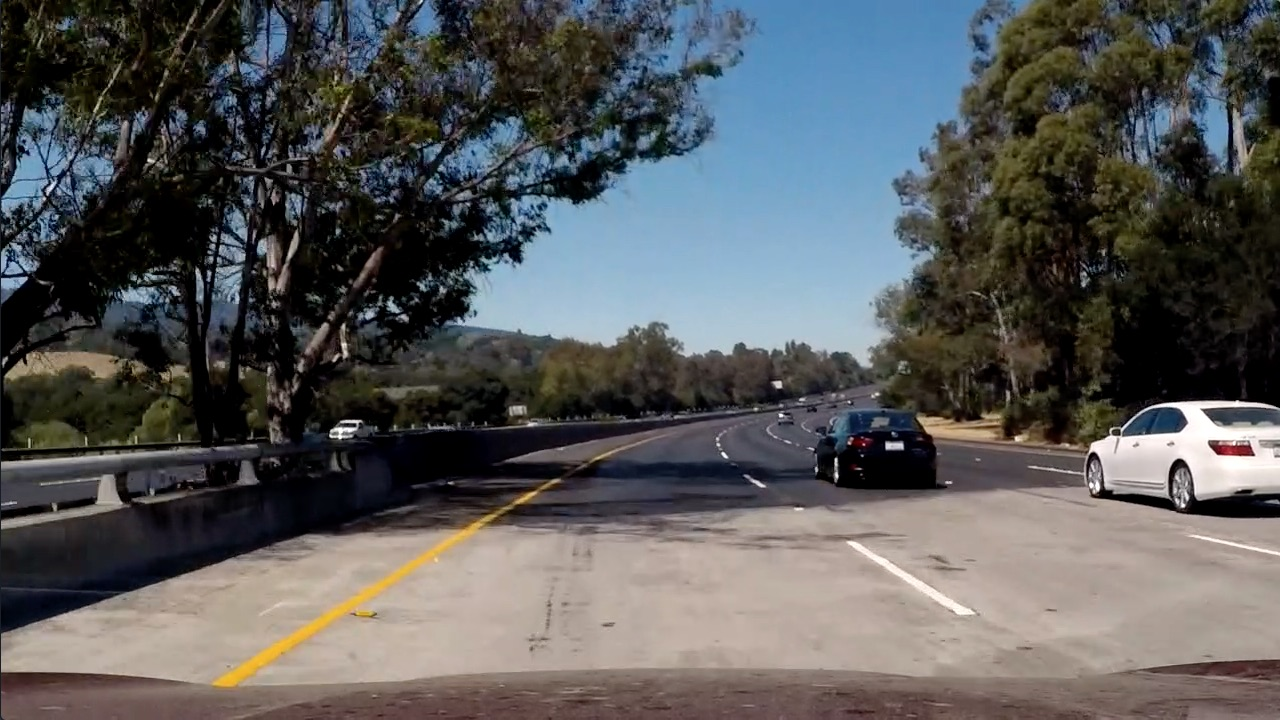
#> input picture test_images/test5.jpg, 1280 x 720 px
$ jupyter execute --allow-errors Project.ipynb   (shell and % lines are left out)   (older library calls are emulated)
#> lines starting #> are read from the running program, lines starting #| are printed output that depends on the picture
## Advanced Lane Finding

---

**Advanced Lane Finding Project**

The goals / steps of this project are the following:

* Compute the camera calibration matrix and distortion coefficients given a set of chessboard images.
* Apply a distortion correction to raw images.
* Use color transforms, gradients, etc., to create a thresholded binary image.
* Apply a perspective transform to rectify binary image ("birds-eye view").
* Detect lane pixels and fit to find the lane boundary.
* Determine the curvature of the lane and vehicle position with respect to center.
* Warp the detected lane boundaries back onto the original image.
* Output visual display of the lane boundaries and numerical estimation of lane curvature and vehicle position.

---

### Camera Calibration

####  camera matrix, distortion coefficients and example of a distortion corrected calibration image.
The images in this project needs set the chessboard size to 9x6 instead of 8x6.
some of these images do not appear because the specified number of chessboard corners were not found(calibration1.jpg,calibration4.jpg,calibration5.jpg)

* "object points": (x, y, z) coordinates of the chessboard corners.
Thus, `objp` is just a replicated array of coordinates, and `objpoints` will be appended with a copy of it
* `imgpoints` :
This will be appended with the (x, y) pixel position of each of the corners in the image plane with each chessboard detection.
These two are `objpoints` and `imgpoints` to compute the camera calibration and distortion coefficients using the `cv2.calibrateCamera()` function. The `cv2.undistort()` function provides distortion correction to the test image.

[cell 1]
import pickle
import numpy as np
import cv2
import matplotlib.pyplot as plt
import matplotlib.image as mpimg
import glob
import os

CAMERA_CAL_PATH = './camera_cal'
EXAMPLES_PATH = './examples'
OUTPUT_PATH = './output_images'
TEST_PATH = './test_images'

PROJECT_VIDEO_PATH = './project_video.mp4'
CHALLENGE_VIDEO_PATH = './challenge_video.mp4'

# prepare object points
nx = 9 #the number of inside corners in x
ny = 6 #the number of inside corners in y

# Make a list of calibration images
images = glob.glob('./camera_cal/calibration*.jpg')

objpoints = [] # 3D points in real world space
imgpoints = [] # 2D points in image plane.

def get_filename_without_extension(path):
    filename = os.path.basename(path)
    dot_idx = filename.index('.')
    return filename[:dot_idx]

def calibration(images, nx, ny):
    # Arrays to store object points and image points from all the images.
    # prepare object points, like (0,0,0), (1,0,0), (2,0,0) ....,(6,5,0)
#> further down, test_img is the input picture: shape (720, 1280, 3); mean R, G, B 88.5, 89.3, 89.8
    objp = np.zeros((6*9,3), np.float32)
    objp[:,:2] = np.mgrid[0:9,0:6].T.reshape(-1,2)
    img0 = cv2.imread('./camera_cal/calibration1.jpg')
    img_size = (img0.shape[1], img0.shape[0])

    # Step through the list and search for chessboard corners
    for i, fname in enumerate(images):
        img = cv2.imread(fname) ## cv2 read a image in BGR
        gray = cv2.cvtColor(img,cv2.COLOR_BGR2GRAY)
        # Find the chessboard corners
        ret, corners = cv2.findChessboardCorners(gray, (nx,ny),None)
        # If found, add object points, image points
        if ret == True:
            objpoints.append(objp)
            imgpoints.append(corners)
            # Draw and display the corners
    # Read in the saved camera matrix and distortion coefficients
    # These are the arrays you calculated using cv2.calibrateCamera()
    # Do camera calibration given object points and image points
    ret, mtx, dist, rvecs, tvecs = cv2.calibrateCamera(objpoints, imgpoints, img_size,None,None)
    return  ret, mtx, dist

calibration_img_paths = glob.glob(os.path.join(CAMERA_CAL_PATH, '*.jpg'))
#> (the rest of this cell did not finish here and is left out)

#### Calibartion example.
did generated all calibration examples from previous Note(Project2.ipynb) from first submission but I deleted here to save sapce. In the "readme.md" there are examples as well as output images from output_images folder
.

[cell 2]
# [8 lines left out: function cal_undistort, not called in this run]

def undistort(img):
    ret, mtx, dist = calibration_params
    undist = cv2.undistort(img, mtx, dist, None, mtx)
    return undist

[cell 3]
test_img_paths = glob.glob(os.path.join(TEST_PATH, '*.jpg'))
undist_images = []
fig, axs = plt.subplots(2,4, figsize=(15, 5))
fig.tight_layout()
axs = axs.ravel()
#> (the rest of this cell did not finish here and is left out)

    undist = undistort(test_img)
    axs[idx].axis('off')
    axs[idx].imshow(undist)
    axs[idx].set_title(fname)
    undist_images.append(undist)

#### color transforms
combination of color and gradient thresholds to generate a binary image

[cell 4]
## RGB Color Space
# [6 lines left out: function rgb_select, not called in this run]

### HLS color space
def hls_select(image, thresh=(0, 255), ch=0):
    hls = cv2.cvtColor(image, cv2.COLOR_RGB2HLS)
    Ch = hls[:,:,ch]
    binary_output = np.zeros_like(Ch)
    binary_output[(Ch > thresh[0]) & (Ch <= thresh[1])] = 1
    return binary_output
## HSV Color Space
# [13 lines left out: functions hsv_select, luv_select, not called in this run]
### LAB color space
def lab_select(image, thresh=(0, 255), ch=0):
    lab = cv2.cvtColor(image, cv2.COLOR_RGB2LUV)
    Ch = lab[:,:,ch]
    binary_output = np.zeros_like(Ch)
    binary_output[(Ch > thresh[0]) & (Ch <= thresh[1])] = 1
    return binary_output

#### Color Transform
RGB, LUV, LAB, HSV, HLS color transform examples

S-channel of HLS colorspace is good to find the yellow line, and in combination with gradients, through expreriment S channel Threshold (min=100, max=255) in HLS color space works pretty good.

[cell 5]
def abs_sobel_thresh(image, orient='x', thresh_min=0, thresh_max=255):
    gray = cv2.cvtColor(image, cv2.COLOR_RGB2GRAY)
    if orient == 'x':
        abs_sobel = np.absolute(cv2.Sobel(gray, cv2.CV_64F, 1, 0))
    if orient == 'y':
        abs_sobel = np.absolute(cv2.Sobel(gray, cv2.CV_64F, 0, 1))
    scaled_sobel = np.uint8(255*abs_sobel/np.max(abs_sobel))
    grad_binary = np.zeros_like(scaled_sobel)
    grad_binary[(scaled_sobel >= thresh_min) & (scaled_sobel <= thresh_max)] = 1
    return grad_binary

def mag_thresh(image, sobel_kernel=3, mag_thresh=(0, 255)):
    gray = cv2.cvtColor(image, cv2.COLOR_RGB2GRAY)
    sobelx = cv2.Sobel(gray, cv2.CV_64F, 1, 0)
    sobely = cv2.Sobel(gray, cv2.CV_64F, 0, 1)
    mag_sobel = np.sqrt(sobelx**2+sobely**2)
    scaled_sobel = np.uint8(255*mag_sobel/np.max(mag_sobel))
    mag_binary = np.zeros_like(scaled_sobel)
    mag_binary[(scaled_sobel >= mag_thresh[0]) & (scaled_sobel <= mag_thresh[1])] = 1
    return mag_binary

def dir_threshold(image, sobel_kernel=3, dir_thresh=(0, np.pi/2)):
    gray = cv2.cvtColor(image, cv2.COLOR_RGB2GRAY)
    abs_sobelx = np.absolute(cv2.Sobel(gray, cv2.CV_64F, 1, 0, ksize= sobel_kernel))
    abs_sobely = np.absolute(cv2.Sobel(gray, cv2.CV_64F, 0, 1, ksize= sobel_kernel))
    direction = np.arctan2(abs_sobely, abs_sobelx)
    dir_binary = np.zeros_like(direction)
    dir_binary[(direction >= dir_thresh[0]) & (direction <= dir_thresh[1])] = 1
    return dir_binary

Abs_sobel_Y Gradient and Threshold Magnitude can detect line better. A combination of these two threshold magnitude and Directional threshold will be useful.

[cell 6]
##Color+SobelThreshold combined
# [11 lines left out: function combined, not called in this run]

fig, ax = plt.subplots(2,4, figsize=(15, 5))
fig.tight_layout()
ax = ax.ravel()

#> (the rest of this cell did not finish here and is left out)

[cell 7]
#########
# Define a function that takes an image, number of x and y points,
# camera matrix and distortion coefficients
def warper(img):
    # Compute and apply perpective transform
    img_size = (img.shape[1], img.shape[0])
    src = np.float32([[203, 720],
                      [585, 460],
                      [695, 460],
                      [1127, 720]])
    dst = np.float32([[310, 720],
                  [310, 0],
                  [980, 0],
                  [980, 720]])
    M = cv2.getPerspectiveTransform(src, dst)
    warped = cv2.warpPerspective(img, M, img_size, flags=cv2.INTER_NEAREST)  # keep same size as input image

    return warped

# [48 lines left out: functions unwarp, corners_unwarp, not called in this run]

Straight Line is detected pretty clean where as Curved Line needs some work to do.

[cell 8]
#image = mpimg.imread('./output_images/straight_lines1_undistort.jpg')
# [15 lines left out: function perspective_transform, not called in this run]

img = mpimg.imread(test_img_paths[0])
#> (the rest of this cell did not finish here and is left out)

[cell 9]
# [9 lines left out: function getHist, not called in this run]

# Create histogram of image binary activations
#> (the rest of this cell did not finish here and is left out)

[cell 10]
# create a CLAHE object
def applyClahe(image_path):
        bgr = cv2.imread(image_path)
        lab = cv2.cvtColor(bgr, cv2.COLOR_BGR2LAB)
        lab_planes = cv2.split(lab)
        #bottom_half = img[img.shape[0]//2:,:]
        clahe = cv2.createCLAHE(clipLimit=2.0,tileGridSize=(10,10))
        result = clahe.apply(lab_planes[0])
        #lab = cv2.merge(lab_planes)
        #bgr = cv2.cvtColor(lab, cv2.COLOR_LAB2BGR)
        return result
img5 = mpimg.imread('./test_images/test5.jpg')
gray5 = cv2.cvtColor(img5, cv2.COLOR_BGR2GRAY)
#img5_0= cv2.imread('./test_images/test5.jpg',0)
#clahe = cv2.createCLAHE(clipLimit=2.0, tileGridSize=(8,8))
#cl1 = clahe.apply(img5_0)
cl1=applyClahe('./test_images/test5.jpg')
f, (ax1, ax2) = plt.subplots(1, 2, figsize=(20,10))
ax1.set_title = "Source Image"
ax1.imshow(img5)
ax2.set_title = "CLahe Image"
ax2.imshow(cl1, cmap='gray')

plt.savefig('./output_images/test5_clahe.jpg')

#### 2nd order polynomial

[cell 11]
def find_lane_pixels(binary_warped):
    # Take a histogram of the bottom half of the image
    histogram = np.sum(binary_warped[binary_warped.shape[0]//2:,:], axis=0)
    # Create an output image to draw on and visualize the result
    out_img = np.dstack((binary_warped, binary_warped, binary_warped))
    # Find the peak of the left and right halves of the histogram
    # These will be the starting point for the left and right lines
    midpoint = np.int(histogram.shape[0]//2)
    leftx_base = np.argmax(histogram[:midpoint])
    rightx_base = np.argmax(histogram[midpoint:]) + midpoint
    # HYPERPARAMETERS
    # Choose the number of sliding windows
    nwindows = 9
    # Set the width of the windows +/- margin
    margin = 80
    # Set minimum number of pixels found to recenter window
    minpix = 40

    # Set height of windows - based on nwindows above and image shape
    window_height = np.int(binary_warped.shape[0]//nwindows)
    # Identify the x and y positions of all nonzero pixels in the image
    nonzero = binary_warped.nonzero()
    nonzeroy = np.array(nonzero[0])
    nonzerox = np.array(nonzero[1])
    # Current positions to be updated later for each window in nwindows
    leftx_current = leftx_base
    rightx_current = rightx_base

    # Create empty lists to receive left and right lane pixel indices
    left_lane_inds = []
    right_lane_inds = []
    rectangle_data = []

    # Step through the windows one by one
    for window in range(nwindows):
        # Identify window boundaries in x and y (and right and left)
        win_y_low = binary_warped.shape[0] - (window+1)*window_height
        win_y_high = binary_warped.shape[0] - window*window_height
        ### Find the four below boundaries of the window ###
        win_xleft_low = leftx_current - margin
        win_xleft_high = leftx_current + margin
        win_xright_low = rightx_current - margin
        win_xright_high = rightx_current + margin
        rectangle_data.append((win_y_low, win_y_high, win_xleft_low, win_xleft_high, win_xright_low, win_xright_high))
        # Draw the windows on the visualization image
        cv2.rectangle(out_img,(win_xleft_low,win_y_low),
        (win_xleft_high,win_y_high),(0, 255, 0), 5)
        cv2.rectangle(out_img,(win_xright_low,win_y_low),
        (win_xright_high,win_y_high),(0, 255, 0), 5)

        ### Identify the nonzero pixels in x and y within the window ###
        good_left_inds = ((nonzeroy >= win_y_low) & (nonzeroy < win_y_high) &
        (nonzerox >= win_xleft_low) &  (nonzerox < win_xleft_high)).nonzero()[0]
        good_right_inds = ((nonzeroy >= win_y_low) & (nonzeroy < win_y_high) &
        (nonzerox >= win_xright_low) &  (nonzerox < win_xright_high)).nonzero()[0]

        # Append these indices to the lists
        left_lane_inds.append(good_left_inds)
        right_lane_inds.append(good_right_inds)

        ### If you found > minpix pixels, recenter next window ###
        ### (`right` or `leftx_current`) on their mean position ###
        if len(good_left_inds) > minpix:
            leftx_current = np.int(np.mean(nonzerox[good_left_inds]))
        if len(good_right_inds) > minpix:
            rightx_current = np.int(np.mean(nonzerox[good_right_inds]))

    # Concatenate the arrays of indices (previously was a list of lists of pixels)
    try:
        left_lane_inds = np.concatenate(left_lane_inds)
        right_lane_inds = np.concatenate(right_lane_inds)
    except ValueError:
        # Avoids an error if the above is not implemented fully
        pass

    # Extract left and right line pixel positions
    leftx = nonzerox[left_lane_inds]
    lefty = nonzeroy[left_lane_inds]
    rightx = nonzerox[right_lane_inds]
    righty = nonzeroy[right_lane_inds]

    visualization_data = (rectangle_data, histogram)

    return leftx, lefty, rightx, righty, out_img, visualization_data

def fit_polynomial(binary_warped):
    # Find our lane pixels first
    leftx, lefty, rightx, righty, out_img, visualization_data = find_lane_pixels(binary_warped)

    ### Fit a second order polynomial to each using `np.polyfit` ###
    left_fit = np.polyfit(lefty, leftx, 2)
    right_fit = np.polyfit(righty, rightx, 2)

    rectangles = visualization_data[0]
    histogram = visualization_data[1]
    # Generate x and y values for plotting
    ploty = np.linspace(0, binary_warped.shape[0]-1, binary_warped.shape[0] )
    try:
        left_fitx = left_fit[0]*ploty**2 + left_fit[1]*ploty + left_fit[2]
        right_fitx = right_fit[0]*ploty**2 + right_fit[1]*ploty + right_fit[2]
    except TypeError:
        # Avoids an error if `left` and `right_fit` are still none or incorrect
        print('The function failed to fit a line!')
        left_fitx = 1*ploty**2 + 1*ploty
        right_fitx = 1*ploty**2 + 1*ploty

    ## Visualization ##
    # Colors in the left and right lane regions

    out_img[lefty, leftx] = [255, 0, 0]
    out_img[righty, rightx] = [0, 0, 255]

    for rect in rectangles:
    # Draw the windows on the visualization image
        cv2.rectangle(out_img,(rect[2],rect[0]),(rect[3],rect[1]),(0,255,0), 2)
        cv2.rectangle(out_img,(rect[4],rect[0]),(rect[5],rect[1]),(0,255,0), 2)

    return  left_fitx, right_fitx, out_img
    # Plots the left and right polynomials on the lane lines
    #plt.plot(left_fitx, ploty, color='yellow')
    #plt.plot(right_fitx, ploty, color='yellow')

# # Generate x and y values for plotting
#> (the rest of this cell did not finish here and is left out)

### Pipeline (single images)
#### map_lane()

[cell 12]
# [73 lines left out: functions generate_data, measure_curvature, not called in this run]

# Create an image to draw the lines on
fig, axs = plt.subplots(2,4, figsize=(16, 11))
fig.subplots_adjust(hspace = .02, wspace=.001)
axs = axs.ravel()
image_names = glob.glob(os.path.join('./test_images', '*.jpg'))
#> (the rest of this cell did not finish here and is left out)

#> `gradx = abs_sobel_thresh(image, orient='x', thresh_min=80, thresh_max=..`:
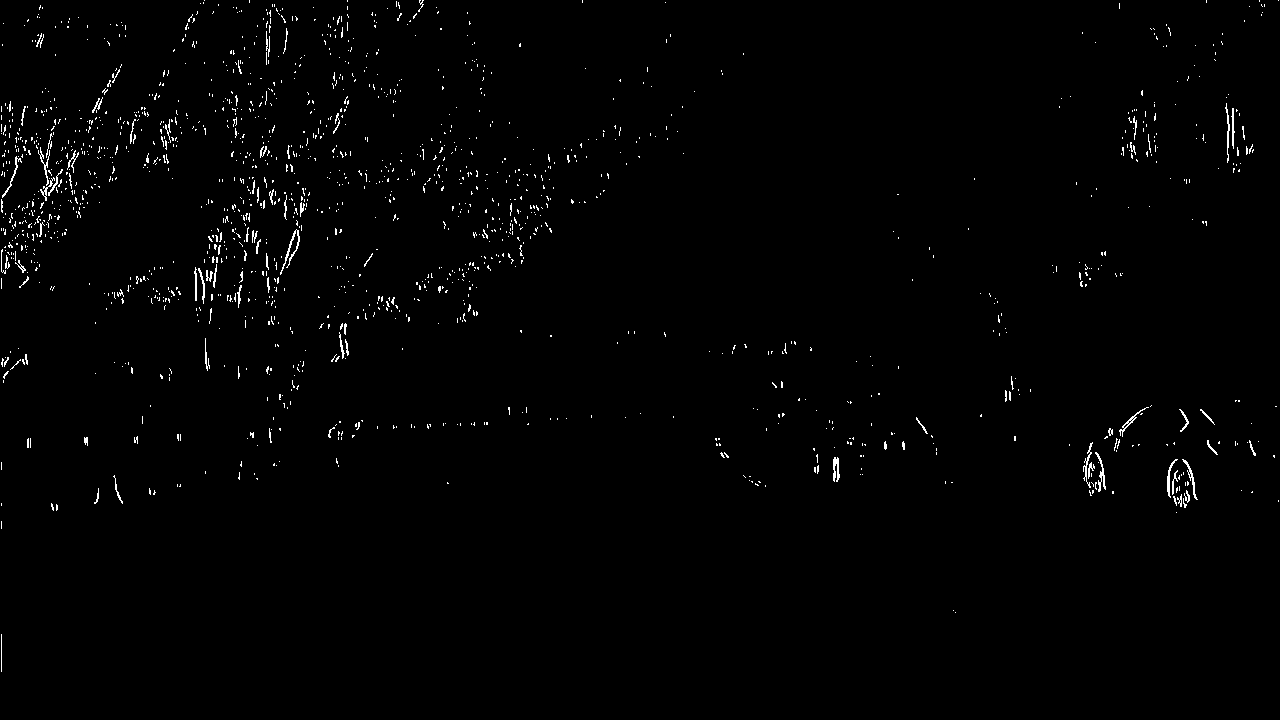
#> gradx: shape (720, 1280); values 0 (black) and 1 (white), 1.1% white in thin lines or dots
    grady = abs_sobel_thresh(image, orient='y', thresh_min=80, thresh_max=255)
    mag_binary = mag_thresh(image, sobel_kernel=ksize, mag_thresh=(80, 255))
    dir_binary = dir_threshold(image, sobel_kernel=ksize, dir_thresh=(0, 1.2))
    hls_binary = hls_select(image, thresh=(100, 255), ch=2)
    lab_binary = lab_select(image, thresh=(75, 255), ch=2)
#> in lab_select, `Ch = lab[:,:,ch]`:
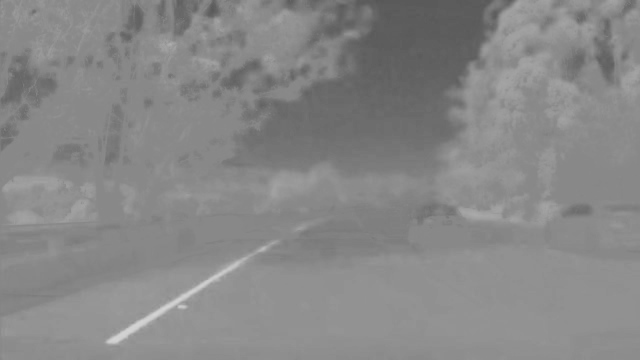
#> Ch: shape (720, 1280) (shown at 1/2 size); min 86, max 213, mean 135.2

    combined = np.zeros_like(dir_binary)
    combined[((gradx == 1) & (grady == 1)) | ((hls_binary == 1) & (lab_binary == 1)) | ((mag_binary == 1) & (dir_binary == 1))] = 1

    combine_warped = warper(combined)
    warp_zero = np.zeros_like(combine_warped).astype(np.uint8)
    color_warp = np.dstack((warp_zero, warp_zero, warp_zero))

    left_fitx, right_fitx, out_img = fit_polynomial(combine_warped)
#> in fit_polynomial, `out_img[righty, rightx] = [0, 0, 255]`:
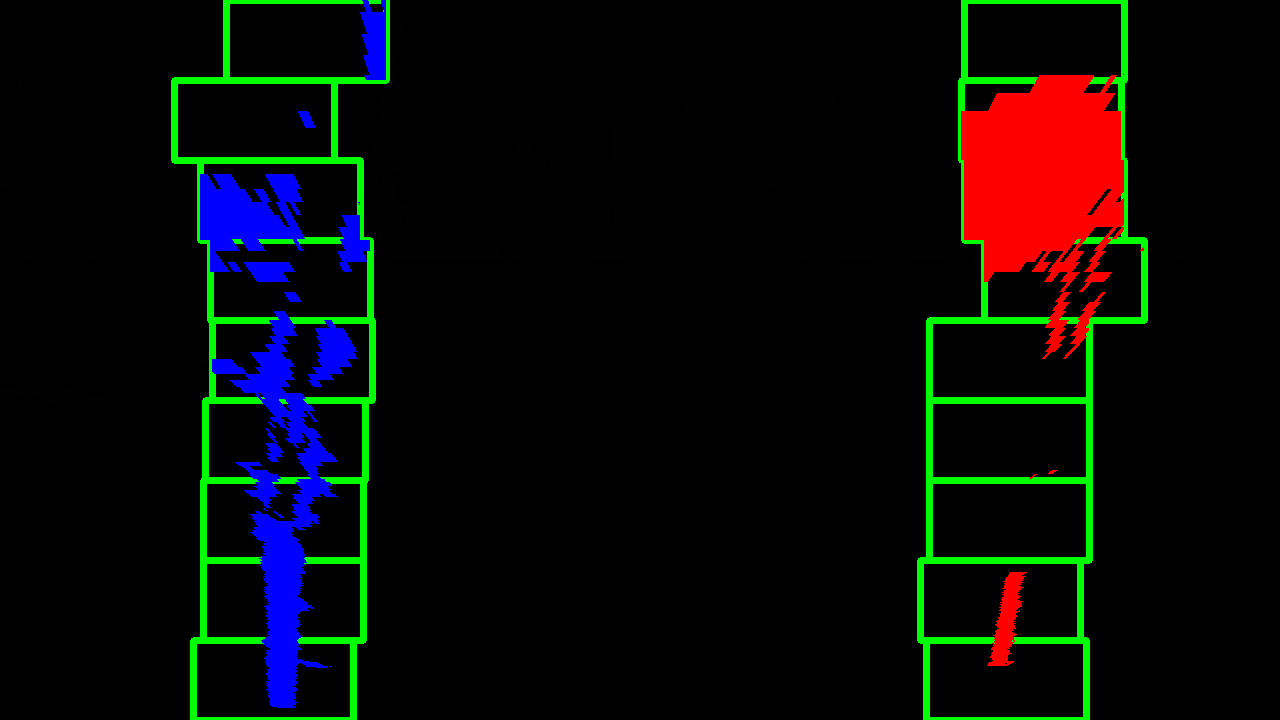
#> out_img: shape (720, 1280, 3) float64; mean of channels 0, 1, 2 7.3, 9.6, 8.4; drawn as B, G, R
#> `left_fitx, right_fitx, out_img = fit_polynomial(combine_warped)`: left_fitx = 720 values, max 337.6 at index 0, min 272.3 at index 410, mean 290.1; right_fitx = 720 values, max 1044.5 at index 134, min 994 at index 719, mean 1030.6
    ploty = np.linspace(0, binary_warped.shape[0]-1, combine_warped.shape[0] )
    # Recast the x and y points into usable format for cv2.fillPoly()
    pts_left = np.array([np.transpose(np.vstack([left_fitx, ploty]))])
    pts_right = np.array([np.flipud(np.transpose(np.vstack([right_fitx, ploty])))])
    pts = np.hstack((pts_left, pts_right))

    # Draw the lane onto the warped blank image
    cv2.fillPoly(color_warp, np.int_([pts]), (0,255, 0))
    warped, M, Minv = unwarp(image)
    # Warp the blank back to original image space using inverse perspective matrix (Minv)
    newwarp = cv2.warpPerspective(color_warp, Minv, (image.shape[1], image.shape[0]))
    # Combine the result with the original image
    undist= cal_undistort(image, objpoints, imgpoints)
    leftx, lefty, rightx, righty, result, visualization_data = find_lane_pixels(combine_warped)
    result = cv2.addWeighted(undist, 1, newwarp, 0.3, 0)

    # Fit a second order polynomial to each
    left_fit = np.polyfit(lefty, leftx, 2)
    right_fit = np.polyfit(righty, rightx, 2)
    # Get the radius of curvature and offset
    left_rad, right_rad, average_rad, center_dist = measure_curvature(left_fit, right_fit, combine_warped)
    average_rad_string = "Radius of Curvature: %.2f m" % average_rad
    center_dist = "Center Dist: %.2f m" % center_dist
    left_rad_string =  "Left Radius: %.2f m" % left_rad
    right_rad_string =  "Right Radius: %.2f m" % right_rad
    cv2.putText(result,left_rad_string , (110, 110), cv2.FONT_HERSHEY_PLAIN, 2, (255,255,255), thickness=2)
    cv2.putText(result,right_rad_string , (610, 110), cv2.FONT_HERSHEY_PLAIN, 2, (255,255,255), thickness=2)
    #cv2.putText(result,average_rad_string , (110, 110), cv2.FONT_HERSHEY_PLAIN, 4, (255,255,255), thickness=2)
    cv2.putText(result, center_dist, (110, 140), cv2.FONT_HERSHEY_PLAIN, 2, (255,255,255), thickness=2)

    axs[i].axis('off')
    axs[i].imshow(result)
    axs[i].set_title(fname, fontsize=10)
    mpimg.imsave('./output_images/fill_lane_'+str(i)+'.jpg', result)
plt.savefig('./output_images/fill_lane_all.jpg')
